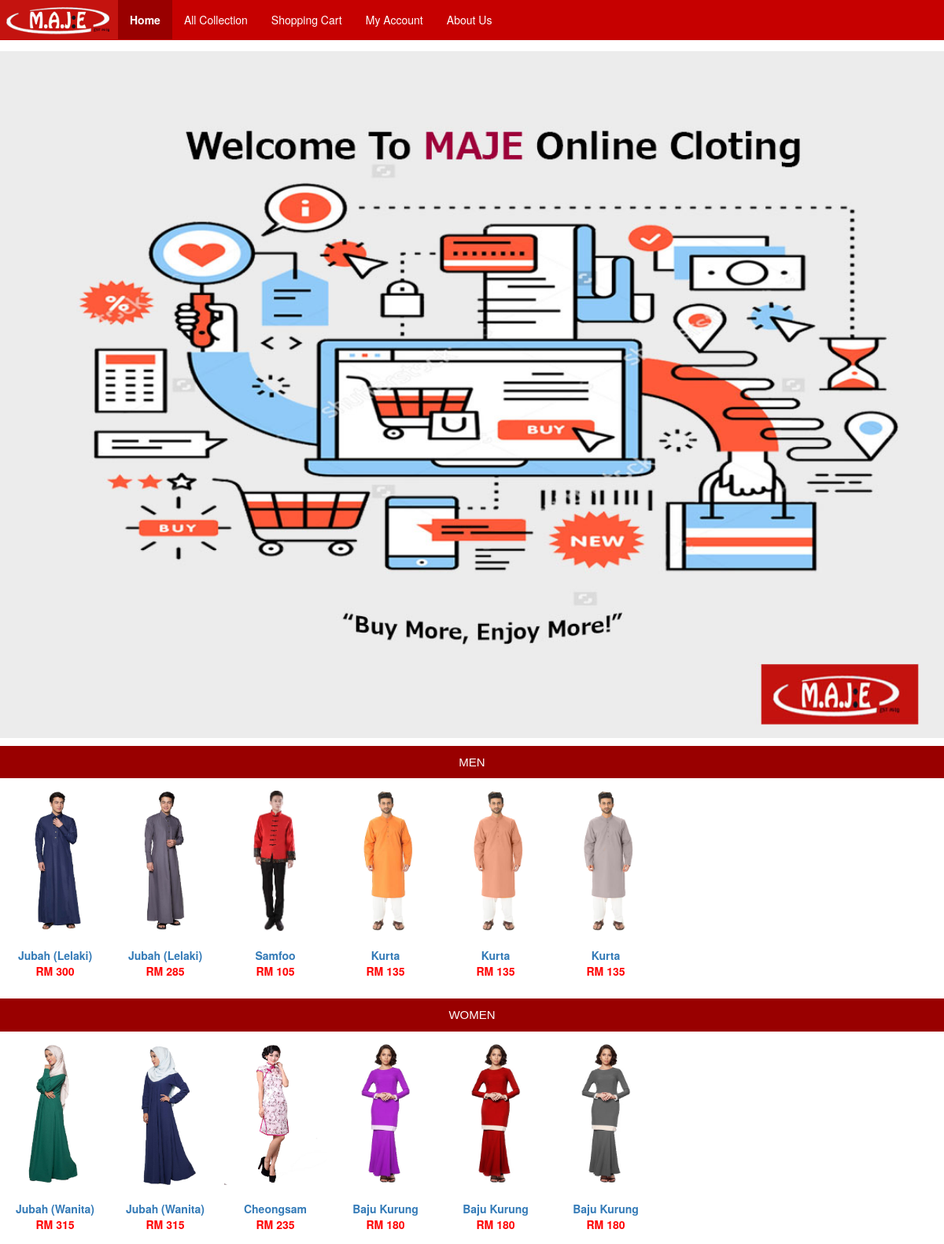
The page /mobile/index.php on the database its author committed.
### tables this page shows
CREATE TABLE `slide` (
  `id` int(255) NOT NULL,
  `image` varchar(255) NOT NULL
);

CREATE TABLE `products` (
  `product_id` int(255) NOT NULL,
  `product_gender` varchar(6) NOT NULL,
  `product_category` varchar(7) NOT NULL,
  `product_name` varchar(255) NOT NULL,
  `product_price` double NOT NULL,
  `product_image` varchar(255) NOT NULL,
  `product_detail` text NOT NULL,
  `XS` int(255) NOT NULL,
  `S` int(255) NOT NULL,
  `M` int(255) NOT NULL,
  `L` int(255) NOT NULL,
  `XL` int(255) NOT NULL
);

### mobile/index.php (the view, shortened to what this page needs)
<!DOCTYPE html>
<html lang="en">
<head>
  <link rel="stylesheet" href="bootstrap-3.3.7/css/bootstrap.css">
  <link rel="stylesheet" href="bootstrap-3.3.7/css/bootstrap.min.css">
  <link rel="stylesheet" type="text/css" href="css/mobile.css">
</head>
<body>
	<div style='min-width:285px;'>
		<nav class="navbar navbar-custom navbar-fixed-top" style='min-width:285px;' id="my-navbar">
			<div class="navbar-header">
				<a href="index.php"><img src="css/logo.png" width="150px" height="50px"/></a>
			</div>
			<div class="collapse navbar-collapse" id="navbar-collapse">
				<ul class="nav navbar-nav">
					<li class="active"><a href="index.php">Home</a></li>
					<li><a href="product.php?gender=&category=">All Collection</a></li>
					<li><a href="cart.php">Shopping Cart</a></li>
					<li><a href="login.php">My Account</a></li>
					<li><a href="about.php">About Us</a></li>
				</ul>
			</div>
		</nav>
	<div class="slider">
		<div style="margin-top: 65px;">
			<?php
				$sql = "select * from slide ORDER BY id DESC";
				$run_pro = mysql_query($sql);
				while($row_pro=mysql_fetch_array($run_pro))
				{
					$image = $row_pro['image'];
					echo'<a href="product.php"><img class="mySlides1" style="width:100%;" src="../admin_area/slide_images/'.$image.'"></a>';
				}
			?>
		</div>
	</div>
	<div class="home">
		<div class="item">
			<div class="sidebar_title">MEN</div>
			<div class="items-container">
				<ul class="group-items">
					<?php
						include('../dbconnect.php');
						$sql = "select * from products where product_gender = 'Men' ORDER BY product_id DESC";
						$run_pro = mysql_query($sql);
						$count = mysql_num_rows($run_pro);
						$i=0;
						if($count==0){
							mysql_close($con);
							echo "<div class='text'>No clothing where found!</div>";
						}
						else{
							while($row_pro=mysql_fetch_array($run_pro))
							{
								$pro_id = $row_pro['product_id'];
								$pro_name = $row_pro['product_name'];
								$pro_price = $row_pro['product_price'];
								$pro_image = $row_pro['product_image'];
								$xs = $row_pro['XS'];
								$s = $row_pro['S'];
								$m = $row_pro['M'];
								$l = $row_pro['L'];
								$xl = $row_pro['XL'];
								$stock = $xs + $s +$m + $l + $xl;
								if($stock>0)
								{
									$i++;
									if($i<=6){
										echo "<li class='product_box'";
												if($i==1){
													echo" style='margin-left:-40px;'";
												}
												echo">
												 <a href='product_detail.php?pro_id=$pro_id'><img src='../admin_area/product_images/$pro_image' width='130px' height='180px'/>
												 <br><br><b>$pro_name</b>
												 <br><font color='red'><b>RM $pro_price</b></font></a>
											  </li>";
									}
								}
							}
						}
					?>
				</ul>
			</div>
		</div>
		<div class="item">
			<div class="sidebar_title">WOMEN</div>
			<div class="items-container">
				<ul class="group-items">
					<?php
						include('../dbconnect.php');
						$sql = "select * from products where product_gender = 'Women' ORDER BY product_id DESC";
						$run_pro = mysql_query($sql);
						$count = mysql_num_rows($run_pro);
						$i=0;
						if($count==0){
							mysql_close($con);
							echo "<div class='text'>No clothing where found!</div>";
						}
						else{
							while($row_pro=mysql_fetch_array($run_pro))
							{
								$pro_id = $row_pro['product_id'];
								$pro_name = $row_pro['product_name'];
								$pro_price = $row_pro['product_price'];
								$pro_image = $row_pro['product_image'];
								$xs = $row_pro['XS'];
								$s = $row_pro['S'];
								$m = $row_pro['M'];
								$l = $row_pro['L'];
								$xl = $row_pro['XL'];
								$stock = $xs + $s +$m + $l + $xl;
								if($stock>0)
								{
									$i++;
									if($i<=6){
										echo "<li class='product_box'";
												if($i==1){
													echo" style='margin-left:-40px;'";
												}
												echo">
												 <a href='product_detail.php?pro_id=$pro_id'><img src='../admin_area/product_images/$pro_image' width='130px' height='180px'/>
												 <br><br><b>$pro_name</b>
												 <br><font color='red'><b>RM $pro_price</b></font></a>
											  </li>";
									}
								}
							}
						}
					?>
				</ul>
			</div>
		</div>
	</div>
	</div>
</body>
</html>

### mobile/css/mobile.css (style rules this page uses)
.sidebar_title { background:#990000; color:white; font-size:15px; font-family: Sans-serif; padding:10px; text-decoration:none; text-align: center; margin-top:10px; }
.product_box { float:left; text-align: center; padding:5px; width:140px; position: relative; display: block; height:250px; }
.item { float:left; margin-bottom:0px; width:100%; }
.items-container { box-sizing: border-box; overflow: scroll; position: relative; height: 260px; margin-top: 10px; }
.group-items { position: absolute; display: -webkit-box; }

### rows shown on the page
slide: image (picture)
products: product_image (picture), product_name "Jubah (Lelaki)", product_price "300"
products: product_image (picture), product_name "Jubah (Lelaki)", product_price "285"
products: product_image (picture), product_name "Samfoo", product_price "105"
products: product_image (picture), product_name "Kurta", product_price "135"
products: product_image (picture), product_name "Kurta", product_price "135"
products: product_image (picture), product_name "Kurta", product_price "135"
products: product_image (picture), product_name "Jubah (Wanita)", product_price "315"
products: product_image (picture), product_name "Jubah (Wanita)", product_price "315"
products: product_image (picture), product_name "Cheongsam", product_price "235"
products: product_image (picture), product_name "Baju Kurung", product_price "180"
products: product_image (picture), product_name "Baju Kurung", product_price "180"
products: product_image (picture), product_name "Baju Kurung", product_price "180"
